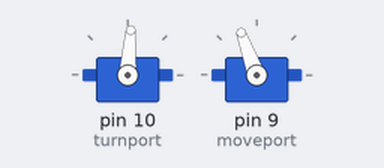
A sketch run on a simulated Arduino Uno, built with avr-gcc and run on an emulated ATmega328P. Shown: 2 × servo.

Above: at 5.1 s.
At 15.1 s:
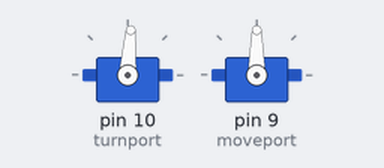
Timing chart, 0 to 16.6 s (numbered marks = the images above):
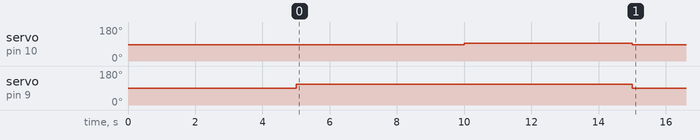

Measured:
- by itself, servo on pin 10 (turnport): 86° → 93° at 10.0 s, → 86° 5.0 s later
- by itself, servo on pin 9 (moveport): 90° → 110° at 5.0 s, → 90° 10.0 s later

The sketch:

for_the_big_car_alpha_2019.ino
```cpp
int leftangle = 78;
int center = 86;
int rightangle = 93;
int TrueSpeed;
int Angle;
int moveport = 9;
int turnport = 10;
#include <Servo.h>

Servo turnmotor;
Servo movemotors;
void setup() {
  turnmotor.attach(turnport);
  movemotors.attach(moveport);
  turnmotor.write(center);
  delay(5000);
  Forward();
  Right();
  movemotors.write(90);
  turnmotor.write(center);
}


void Forward() {
  TrueSpeed = 254;
  movemotors.write(110);
  delay(5000);
}
void Backward() {
  TrueSpeed = 127;
  movemotors.write(70);
  delay(5000);
}
  void Stop() {
    TrueSpeed = 191;
    movemotors.write(90);
    delay(5000);
  }
  void Left() {
    TrueSpeed = 254;
    movemotors.write(110);
    turnmotor.write(leftangle);
    delay(5000);
    turnmotor.write(center);
    }

    void Right() {
    TrueSpeed = 254;
    movemotors.write(110);
    turnmotor.write(rightangle);
    delay(5000);
    turnmotor.write(center);
    }


  void loop() {
    }
```
